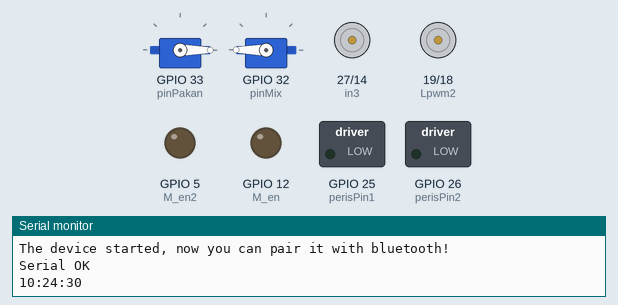
Simulated run of this sketch. Board: ESP32. Shown: 2 × servo, motor-driver pin pairs drawn as motors (green arrow = first pin HIGH = forward, orange = second pin HIGH = backward, longer = more drive), switched loads named in the sketch (green lamp = pin HIGH), output pins drawn as LEDs (lit = HIGH), the last lines printed to the serial monitor. The local clock reads 2024-03-15 10:24:30 at power-on unless the sketch sets it; EEPROM starts erased; nothing arrives over Bluetooth unless stated.

Above: at 0.1 s.
At 2.1 s:
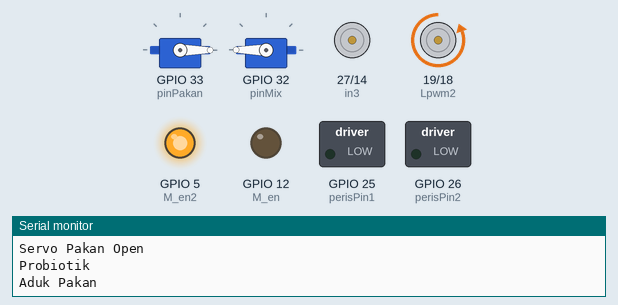
At 7.1 s:
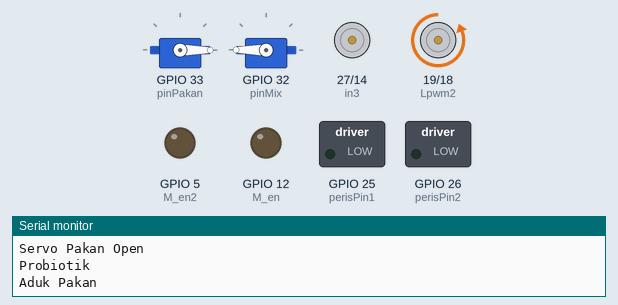
At 17.1 s:
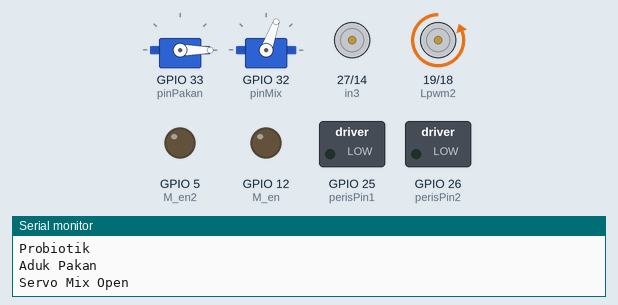
At 21.1 s:
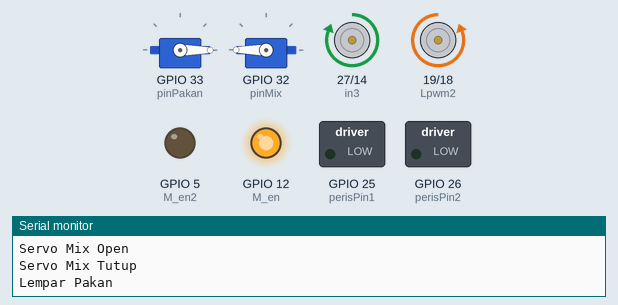
At 26.1 s:
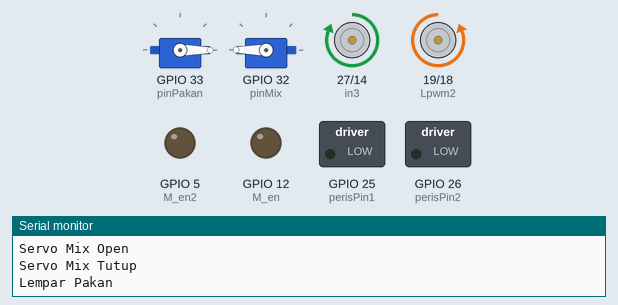
Timing chart, 0 to 27.6 s (numbered marks = the images above):
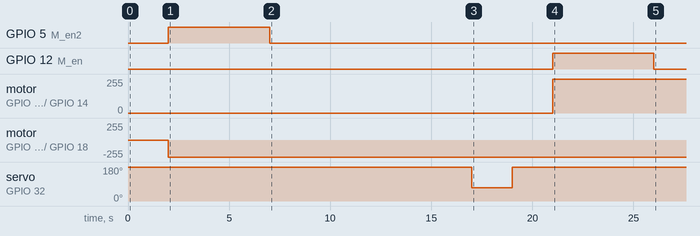

Measured:
- by itself, GPIO 5 (M_en2): LOW → HIGH at 2.0 s, → LOW 5.0 s later
- by itself, GPIO 12 (M_en): LOW → HIGH at 21.0 s, → LOW 5.0 s later
- by itself, motor on GPIO 27 (in3) / GPIO 14 (in4): stopped → forward 255/255 at 21.0 s
- by itself, motor on GPIO 19 (Lpwm2) / GPIO 18 (Rpwm2): stopped → backward 255/255 at 2.0 s
- by itself, servo on GPIO 32 (pinMix): 180° → 70° at 17.0 s, → 180° 2.0 s later

The sketch:

pakan_ikan_otomatis.ino
```cpp
#include <Wire.h>
#include <EEPROM.h>
#include "bluetooth.h"
#include "btsmix.h"
#include "l298n.h"
#include "rtc.h"
#include "servo.h"

void setup() {
  Serial.begin (115200);
  btSetup();
  btsMixSetup();
  l298nSetup();
  rtcSetup();
  servoSetup();
  loadSetting();

}

void loop() {
  bacaInput();
  cetakJam();

  Serial.println (pagi); Serial.println (siang);
  Serial.println (malam); Serial.println (jumlah_pakan);


  int waktu [] = {pagi, siang, malam};
  for (int a = 0; a < 3; a++) {
    if (true /*jam == waktu [a] && menit == 00*/) {

      servoPakanOpen ();
      probPump();
      mixPakan();
      s = 70;

      unsigned long checkpoint_15 = millis ();
      while (millis () - checkpoint_15 <=  15* 60 * 1000) {
        unsigned long checkpoint_1 = millis ();

        servoMixOpen();
        lemparPakan();
        while (millis () - checkpoint_1 <= 60 * 1000) {

        }
      }
    }
  }
}
////////////////////////////////////////////////////////////////////////////////
void loadSetting() {
  pagi = prefs.getInt("Pagi");
  siang = prefs.getInt("Siang");
  malam = prefs.getInt("Malam");
  jumlah_pakan = prefs.getInt("Jumlah Pakan");

}
```

bluetooth.h
```cpp
#ifndef BLUETOOTH_H
#define BLUETOOTH_H

#include "BluetoothSerial.h"
#include <Preferences.h>

#if !defined(CONFIG_BT_ENABLED) || !defined(CONFIG_BLUEDROID_ENABLED)
#error Bluetooth is not enabled! Please run `make menuconfig` to and enable it
#endif

BluetoothSerial SerialBT;
Preferences prefs;

String cmd, str_P, str_S, str_M, str_J;
int pagi, siang, malam, jumlah_pakan;

void btSetup() {
  SerialBT.begin("MAKAN"); //Bluetooth device name
  Serial.println("The device started, now you can pair it with bluetooth!");
  prefs.begin("pakan");
}

void saveSetting () {
  prefs.putInt("Pagi", pagi);
  prefs.putInt("Siang", siang);
  prefs.putInt("Malam", malam);
  prefs.putInt("Jumlah Pakan", jumlah_pakan);
}

void bacaInput() {
  if (SerialBT.available () == 0) {
    return;
  }

  while (SerialBT.available()) {
    cmd = SerialBT.readString();
  }

  Serial.println(cmd);

  int prefix_1 = cmd.indexOf("p");
  int prefix_2 = cmd.indexOf("s");
  int prefix_3 = cmd.indexOf("m");
  int prefix_4 = cmd.lastIndexOf("j");

  str_P = cmd.substring (0, prefix_1);
  str_S = cmd.substring (prefix_1 + 1, prefix_2);
  str_M = cmd.substring (prefix_2 + 1, prefix_3);
  str_J = cmd.substring (prefix_3 + 1, prefix_4);

  pagi = str_P.toInt();
  siang = str_S.toInt();
  malam = str_M.toInt();
  jumlah_pakan = str_J.toInt();
  saveSetting ();
  delay (1000);
}


#endif
```

btsmix.h
```cpp
#ifndef BTSMIX_H
#define BTSMIX_H

const int M_en2 = 5; const int Rpwm2 = 18; const int Lpwm2 = 19;
const int R_freq2 = 30000; const int R_channel2 = 2; const int R_res2 = 8;
const int L_freq2 = 30000; const int L_channel2 = 3; const int L_res2 = 8;

void btsMixSetup (){
  pinMode(M_en2, OUTPUT); pinMode(Rpwm2, OUTPUT); pinMode(Lpwm2, OUTPUT);

  ledcSetup(R_channel2, R_freq2, R_res2);
  ledcSetup(L_channel2, L_freq2, L_res2);
  ledcAttachPin(Rpwm2, R_channel2);
  ledcAttachPin(Lpwm2, L_channel2);
}

void mixPakan (){
  Serial.println("Aduk Pakan");
  digitalWrite(M_en2, HIGH);
  ledcWrite(R_channel2, 20000);
  ledcWrite(L_channel2, 0);
  delay(5000);
  digitalWrite(M_en2, LOW);
  delay(10000);
}

#endif
```

l298n.h
```cpp
#ifndef L298N_H
#define L298N_H

//peristaltik;
int dly2;
int perisPin1 = 25;
int perisPin2 = 26;

//pelontar
const int M_en = 12; const int in3 = 27; const int in4 = 14;
const int R_freq = 60000; const int R_channel = 0; const int R_res = 8;
const int L_freq = 60000; const int L_channel = 1; const int L_res = 8;


void l298nSetup () {
  pinMode(perisPin1, OUTPUT);
  pinMode(perisPin2, OUTPUT);

  pinMode(M_en, OUTPUT); pinMode(in3, OUTPUT); pinMode(in4, OUTPUT);
  ledcSetup(R_channel, R_freq, R_res);
  ledcSetup(L_channel, L_freq, L_res);
  ledcAttachPin(in3, R_channel);
  ledcAttachPin(in4, L_channel);
}

void probPump () {
  dly2 = (jumlah_pakan * 250) / 14.7; //pbs;
  Serial.println("Probiotik");
  digitalWrite(perisPin1, LOW);
  digitalWrite(perisPin2, HIGH);
  delay(dly2);
  digitalWrite(perisPin1, LOW);
  digitalWrite(perisPin2, LOW);
}

void lemparPakan () {
  Serial.println("Lempar Pakan");
  digitalWrite(M_en, HIGH);
  ledcWrite(R_channel, 50000);
  ledcWrite(L_channel, 0);
  delay(5000);
  digitalWrite(M_en, LOW);
  delay(2000);
}

#endif
```

rtc.h
```cpp
#ifndef RTC_H
#define RTC_H

#include "Arduino.h"
#include <Wire.h>
#include "uRTCLib.h"

// uRTCLib rtc;
uRTCLib rtc(0x68);

int jam, menit, detik;

void rtcSetup() {
  Serial.println("Serial OK");

#ifdef ARDUINO_ARCH_ESP8266
  URTCLIB_WIRE.begin(0, 2); // D3 and D4 on ESP8266
#else
  URTCLIB_WIRE.begin();
#endif

  //rtc.set(0, 18, 16, 2, 13, 9, 22);
  //  RTCLib::set(byte second, byte minute, byte hour, byte dayOfWeek, byte dayOfMonth, byte month, byte year)
}

void cetakJam() {
  rtc.refresh();
  //tahun = rtc.year();
  //bulan = rtc.month();
  //hari = rtc.day();

  jam = rtc.hour();
  menit = rtc.minute();
  detik = rtc.second();

  Serial.print(jam);
  Serial.print(':');
  Serial.print(menit);
  Serial.print(':');
  Serial.println(detik);
  Serial.println();
  delay(1000);
}

#endif
```

servo.h
```cpp
#include <ESP32Servo.h>
#ifndef SERVO_H
#define SERVO_H

Servo servo1; Servo servo2;
int dly , s;

const int pinPakan = 33; const int pinMix = 32;

void servoSetup () {
  servo1.attach (pinPakan);
  servo2.attach (pinMix);

  servo1.write (0);
  servo2.write (180);
}

void servoPakanOpen () {
  dly = (jumlah_pakan * 1000) / 131; //bps
  Serial.println("Servo Pakan Open");
  servo1.write (35);
  delay (dly);
  servo1.write (0);
  delay (1000);
  Serial.println("Servo Pakan Open");
}

void servoMixOpen () {
  Serial.println("Servo Mix Open");
  servo2.write (s);
  s = s - 10;
  delay (2000);
  servo2.write (180);
  delay (2000);
  Serial.println("Servo Mix Tutup");
}


#endif
```
